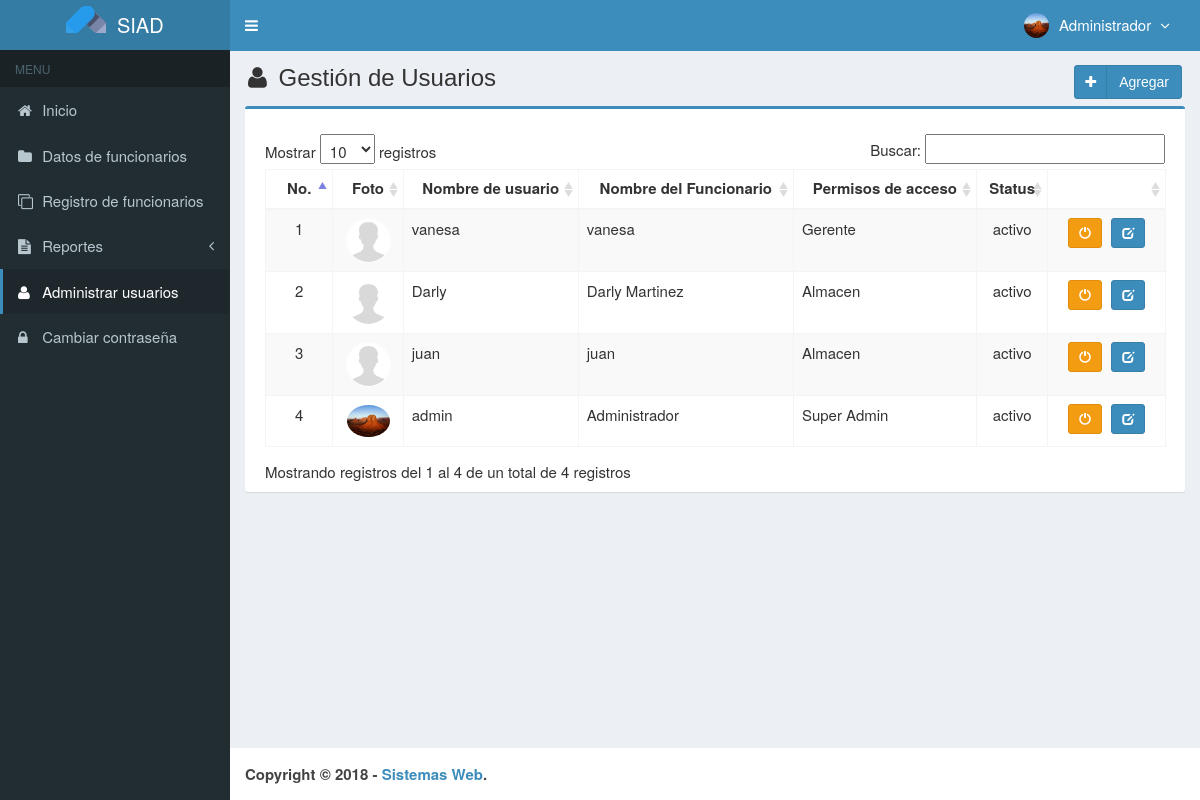
The app's page /main.php?module=user (signed in) with its own data.
### tables this page shows
CREATE TABLE `usuarios` (
  `id_user` int(3) NOT NULL,
  `username` varchar(50) NOT NULL,
  `name_user` varchar(50) NOT NULL,
  `password` varchar(50) NOT NULL,
  `correo_i` varchar(50) DEFAULT NULL,
  `telefono` varchar(13) DEFAULT NULL,
  `foto` varchar(100) DEFAULT NULL,
  `permisos_acceso` enum('Super Admin','Gerente','Almacen') NOT NULL,
  `status` enum('activo','bloqueado') NOT NULL DEFAULT 'activo',
  `created_at` timestamp NOT NULL DEFAULT CURRENT_TIMESTAMP,
  `updated_at` timestamp NOT NULL DEFAULT CURRENT_TIMESTAMP ON UPDATE CURRENT_TIMESTAMP
);

### modules/user/view.php (the view, shortened to what this page needs)
<section class="content-header">
  <h1>
    <i class="fa fa-user icon-title"></i> Gestión de Usuarios
    <a class="btn btn-primary btn-social pull-right" href="?module=form_user&form=add" title="Agregar" data-toggle="tooltip">
      <i class="fa fa-plus"></i> Agregar
    </a>
  </h1>
</section>
<section class="content">
  <div class="row">
    <div class="col-md-12">
      <div class="box box-primary">
        <div class="box-body">
          <table id="dataTables1" class="table table-bordered table-striped table-hover">
            <thead>
              <tr>
                <th class="center">No.</th>
                <th class="center">Foto</th>
                <th class="center">Nombre de usuario</th>
                <th class="center">Nombre del Funcionario</th>
                <th class="center">Permisos de acceso</th>
                <th class="center">Status</th>
                <th class="center"></th>
              </tr>
            </thead>
                        <tbody>
            <?php
            $no = 1;
            $query = mysqli_query($mysqli, "SELECT * FROM usuarios ORDER BY id_user DESC")
                                            or die('error: '.mysqli_error($mysqli));
            while ($data = mysqli_fetch_assoc($query)) {
              echo "<tr>
                      <td width='50' class='center'>$no</td>";
                      if ($data['foto']=="") { ?>
                        <td class='center'><img class='img-user' src='images/user/user-default.png' width='45'></td>
                      <?php
                      } else { ?>
                        <td class='center'><img class='img-user' src='images/user/<?php echo $data['foto']; ?>' width='45'></td>
                      <?php
                      }
              echo "  <td>$data[username]</td>
                      <td>$data[name_user]</td>
                      <td>$data[permisos_acceso]</td>
                      <td class='center'>$data[status]</td>
                      <td class='center' width='100'>
                          <div>";
                          if ($data['status']=='activo') { ?>
                            <a data-toggle="tooltip" data-placement="top" title="Bloqueado" style="margin-right:5px" class="btn btn-warning btn-sm" href="modules/user/proses.php?act=off&id=<?php echo $data['id_user'];?>">
                                <i style="color:#fff" class="glyphicon glyphicon-off"></i>
                            </a>
            <?php
                          }
                          else { ?>
                            <a data-toggle="tooltip" data-placement="top" title="activo" style="margin-right:5px" class="btn btn-success btn-sm" href="modules/user/proses.php?act=on&id=<?php echo $data['id_user'];?>">
                                <i style="color:#fff" class="glyphicon glyphicon-ok"></i>
                            </a>
            <?php
                          }
              echo "      <a data-toggle='tooltip' data-placement='top' title='Modificar' class='btn btn-primary btn-sm' href='?module=form_user&form=edit&id=$data[id_user]'>
                                <i style='color:#fff' class='glyphicon glyphicon-edit'></i>
                            </a>
                          </div>
                      </td>
                    </tr>";
              $no++;
            }
            ?>
            </tbody>
          </table>
        </div>
      </div>
    </div>
  </div>
</section><!-- /.content

### top-menu.php (shortened to what this page needs)
<?php
require_once "config/database.php";
$query = mysqli_query($mysqli, "SELECT id_user, name_user, foto, permisos_acceso FROM usuarios WHERE id_user='$_SESSION[id_user]'")
                                or die('error: '.mysqli_error($mysqli));
$data = mysqli_fetch_assoc($query);
?>
<li class="dropdown user user-menu">
  <a href="#" class="dropdown-toggle" data-toggle="dropdown">
  <?php
  if ($data['foto']=="") { ?>
    <img src="images/user/user-default.png" class="user-image" alt="User Image"/>
  <?php
  }
  else { ?>
    <img src="images/user/<?php echo $data['foto']; ?>" class="user-image" alt="User Image"/>
  <?php
  }
  ?>
    <span class="hidden-xs"><?php echo $data['name_user']; ?> <i style="margin-left:5px" class="fa fa-angle-down"></i></span>
  </a>
</li>

### assets/css/style.css (style rules this page uses)
.btn-social *:first-child { border-right: 1px solid rgba(0, 0, 0, 0.1); bottom: 0; font-size: 1em !important; left: 0; line-height: 32px !important; position: absolute; text-align: center; top: 0; width: 32px !important; }
.content-header { padding: 15px 18px 0; position: relative; }
.center { text-align:center; }
.img-user { border: 1px solid #fff; border-radius: 100%; }
.icon-title { margin-right: 5px; }
body { background-color: #fff; color: #333; font-size: 15px; line-height: 1.42857; }

### records on screen
usuarios: foto (picture), name_user "Administrador", username "admin", permisos_acceso "Super Admin", status "activo"
usuarios: username "vanesa", name_user "vanesa", permisos_acceso "Gerente", status "activo"
usuarios: username "Darly", name_user "Darly Martinez", permisos_acceso "Almacen", status "activo"
usuarios: username "juan", name_user "juan", permisos_acceso "Almacen", status "activo"
